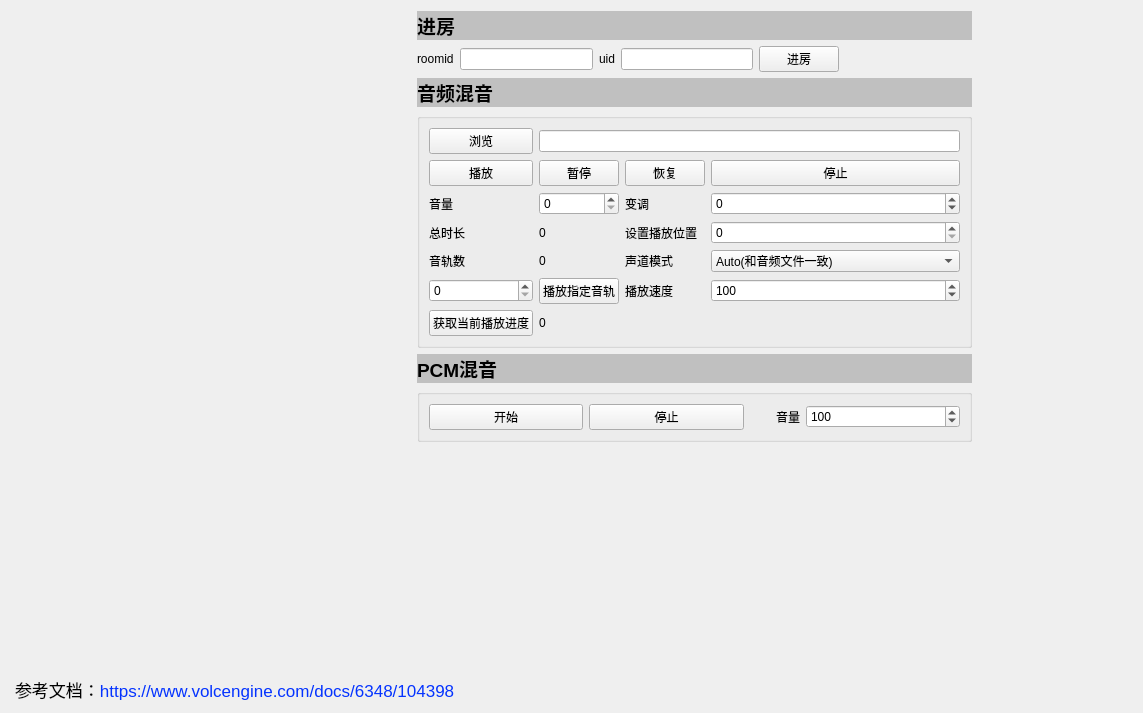
<?xml version="1.0" encoding="UTF-8"?>
<ui version="4.0">
 <class>AudioMixingMedia</class>
 <widget class="QWidget" name="AudioMixingMedia">
  <property name="geometry">
   <rect>
    <x>0</x>
    <y>0</y>
    <width>1143</width>
    <height>713</height>
   </rect>
  </property>
  <property name="windowTitle">
   <string>Form</string>
  </property>
  <property name="styleSheet">
   <string notr="true"/>
  </property>
  <layout class="QVBoxLayout" name="verticalLayout_3" stretch="5,2,1">
   <item>
    <layout class="QHBoxLayout" name="horizontalLayout_2">
     <item>
      <layout class="QVBoxLayout" name="verticalLayout">
       <item>
        <widget class="UserWidget" name="widget" native="true">
         <property name="minimumSize">
          <size>
           <width>400</width>
           <height>400</height>
          </size>
         </property>
        </widget>
       </item>
      </layout>
     </item>
     <item>
      <layout class="QVBoxLayout" name="verticalLayout_2">
       <item>
        <widget class="QLabel" name="label_13">
         <property name="sizePolicy">
          <sizepolicy hsizetype="Preferred" vsizetype="Preferred">
           <horstretch>0</horstretch>
           <verstretch>0</verstretch>
          </sizepolicy>
         </property>
         <property name="maximumSize">
          <size>
           <width>16777215</width>
           <height>30</height>
          </size>
         </property>
         <property name="palette">
          <palette>
           <active>
            <colorrole role="Window">
             <brush brushstyle="SolidPattern">
              <color alpha="255">
               <red>192</red>
               <green>192</green>
               <blue>192</blue>
              </color>
             </brush>
            </colorrole>
           </active>
           <inactive>
            <colorrole role="Window">
             <brush brushstyle="SolidPattern">
              <color alpha="255">
               <red>192</red>
               <green>192</green>
               <blue>192</blue>
              </color>
             </brush>
            </colorrole>
           </inactive>
           <disabled>
            <colorrole role="Window">
             <brush brushstyle="SolidPattern">
              <color alpha="255">
               <red>192</red>
               <green>192</green>
               <blue>192</blue>
              </color>
             </brush>
            </colorrole>
           </disabled>
          </palette>
         </property>
         <property name="font">
          <font>
           <pointsize>14</pointsize>
           <bold>true</bold>
          </font>
         </property>
         <property name="autoFillBackground">
          <bool>true</bool>
         </property>
         <property name="text">
          <string>进房</string>
         </property>
        </widget>
       </item>
       <item>
        <layout class="QHBoxLayout" name="horizontalLayout">
         <item>
          <widget class="QLabel" name="label_8">
           <property name="text">
            <string>roomid</string>
           </property>
          </widget>
         </item>
         <item>
          <widget class="QLineEdit" name="lineEdit_room"/>
         </item>
         <item>
          <widget class="QLabel" name="label_9">
           <property name="text">
            <string>uid</string>
           </property>
          </widget>
         </item>
         <item>
          <widget class="QLineEdit" name="lineEdit_uid"/>
         </item>
         <item>
          <widget class="QPushButton" name="btn_join">
           <property name="text">
            <string>进房</string>
           </property>
          </widget>
         </item>
         <item>
          <spacer name="horizontalSpacer">
           <property name="orientation">
            <enum>Qt::Horizontal</enum>
           </property>
           <property name="sizeHint" stdset="0">
            <size>
             <width>40</width>
             <height>20</height>
            </size>
           </property>
          </spacer>
         </item>
        </layout>
       </item>
       <item>
        <widget class="QLabel" name="label_14">
         <property name="sizePolicy">
          <sizepolicy hsizetype="Preferred" vsizetype="Preferred">
           <horstretch>0</horstretch>
           <verstretch>0</verstretch>
          </sizepolicy>
         </property>
         <property name="maximumSize">
          <size>
           <width>16777215</width>
           <height>30</height>
          </size>
         </property>
         <property name="palette">
          <palette>
           <active>
            <colorrole role="Window">
             <brush brushstyle="SolidPattern">
              <color alpha="255">
               <red>192</red>
               <green>192</green>
               <blue>192</blue>
              </color>
             </brush>
            </colorrole>
           </active>
           <inactive>
            <colorrole role="Window">
             <brush brushstyle="SolidPattern">
              <color alpha="255">
               <red>192</red>
               <green>192</green>
               <blue>192</blue>
              </color>
             </brush>
            </colorrole>
           </inactive>
           <disabled>
            <colorrole role="Window">
             <brush brushstyle="SolidPattern">
              <color alpha="255">
               <red>192</red>
               <green>192</green>
               <blue>192</blue>
              </color>
             </brush>
            </colorrole>
           </disabled>
          </palette>
         </property>
         <property name="font">
          <font>
           <pointsize>14</pointsize>
           <bold>true</bold>
          </font>
         </property>
         <property name="autoFillBackground">
          <bool>true</bool>
         </property>
         <property name="text">
          <string>音频混音</string>
         </property>
        </widget>
       </item>
       <item>
        <widget class="QGroupBox" name="groupBox">
         <property name="title">
          <string/>
         </property>
         <layout class="QGridLayout" name="gridLayout">
          <item row="2" column="3">
           <widget class="QPushButton" name="btn_stop">
            <property name="text">
             <string>停止</string>
            </property>
           </widget>
          </item>
          <item row="6" column="3">
           <widget class="QSpinBox" name="spinBox_speed">
            <property name="minimum">
             <number>50</number>
            </property>
            <property name="maximum">
             <number>200</number>
            </property>
            <property name="value">
             <number>100</number>
            </property>
           </widget>
          </item>
          <item row="5" column="1">
           <widget class="QLabel" name="label_track">
            <property name="text">
             <string>0</string>
            </property>
           </widget>
          </item>
          <item row="7" column="1">
           <widget class="QLabel" name="label_time">
            <property name="text">
             <string>0</string>
            </property>
           </widget>
          </item>
          <item row="3" column="0">
           <widget class="QLabel" name="label">
            <property name="text">
             <string>音量</string>
            </property>
           </widget>
          </item>
          <item row="1" column="1" colspan="3">
           <widget class="QLineEdit" name="lineEdit_url"/>
          </item>
          <item row="4" column="1">
           <widget class="QLabel" name="label_duration">
            <property name="text">
             <string>0</string>
            </property>
           </widget>
          </item>
          <item row="5" column="0">
           <widget class="QLabel" name="label_4">
            <property name="text">
             <string>音轨数</string>
            </property>
           </widget>
          </item>
          <item row="4" column="2">
           <widget class="QLabel" name="label_3">
            <property name="text">
             <string>设置播放位置</string>
            </property>
           </widget>
          </item>
          <item row="3" column="1">
           <widget class="QSpinBox" name="spinBox_volume">
            <property name="maximum">
             <number>400</number>
            </property>
           </widget>
          </item>
          <item row="5" column="2">
           <widget class="QLabel" name="label_5">
            <property name="text">
             <string>声道模式</string>
            </property>
           </widget>
          </item>
          <item row="5" column="3">
           <widget class="QComboBox" name="comboBox_mode">
            <item>
             <property name="text">
              <string>Auto(和音频文件一致)</string>
             </property>
            </item>
            <item>
             <property name="text">
              <string>Left(听音频文件中左声道的音频)</string>
             </property>
            </item>
            <item>
             <property name="text">
              <string>Right(听音频文件中右声道的音频)</string>
             </property>
            </item>
            <item>
             <property name="text">
              <string>Mix(同时听到音频文件中左右声道的音频)</string>
             </property>
            </item>
           </widget>
          </item>
          <item row="4" column="3">
           <widget class="QSpinBox" name="spinBox_pos">
            <property name="minimum">
             <number>0</number>
            </property>
            <property name="maximum">
             <number>1111111111</number>
            </property>
           </widget>
          </item>
          <item row="3" column="2">
           <widget class="QLabel" name="label_2">
            <property name="text">
             <string>变调</string>
            </property>
           </widget>
          </item>
          <item row="2" column="1">
           <widget class="QPushButton" name="btn_pause">
            <property name="text">
             <string>暂停</string>
            </property>
           </widget>
          </item>
          <item row="7" column="0">
           <widget class="QPushButton" name="btn_getTime">
            <property name="text">
             <string>获取当前播放进度</string>
            </property>
           </widget>
          </item>
          <item row="3" column="3">
           <widget class="QSpinBox" name="spinBox_pitch">
            <property name="minimum">
             <number>-12</number>
            </property>
            <property name="maximum">
             <number>12</number>
            </property>
           </widget>
          </item>
          <item row="6" column="0">
           <widget class="QSpinBox" name="spinBox_track">
            <property name="maximum">
             <number>10</number>
            </property>
           </widget>
          </item>
          <item row="6" column="1">
           <widget class="QPushButton" name="btn_setTrack">
            <property name="text">
             <string>播放指定音轨</string>
            </property>
           </widget>
          </item>
          <item row="2" column="0">
           <widget class="QPushButton" name="btn_play">
            <property name="text">
             <string>播放</string>
            </property>
           </widget>
          </item>
          <item row="4" column="0">
           <widget class="QLabel" name="label_7">
            <property name="text">
             <string>总时长</string>
            </property>
           </widget>
          </item>
          <item row="6" column="2">
           <widget class="QLabel" name="label_6">
            <property name="text">
             <string>播放速度</string>
            </property>
           </widget>
          </item>
          <item row="2" column="2">
           <widget class="QPushButton" name="btn_resume">
            <property name="text">
             <string>恢复</string>
            </property>
           </widget>
          </item>
          <item row="1" column="0">
           <widget class="QPushButton" name="btn_browser">
            <property name="text">
             <string>浏览</string>
            </property>
           </widget>
          </item>
         </layout>
        </widget>
       </item>
       <item>
        <widget class="QLabel" name="label_15">
         <property name="sizePolicy">
          <sizepolicy hsizetype="Preferred" vsizetype="Preferred">
           <horstretch>0</horstretch>
           <verstretch>0</verstretch>
          </sizepolicy>
         </property>
         <property name="maximumSize">
          <size>
           <width>16777215</width>
           <height>30</height>
          </size>
         </property>
         <property name="palette">
          <palette>
           <active>
            <colorrole role="Window">
             <brush brushstyle="SolidPattern">
              <color alpha="255">
               <red>192</red>
               <green>192</green>
               <blue>192</blue>
              </color>
             </brush>
            </colorrole>
           </active>
           <inactive>
            <colorrole role="Window">
             <brush brushstyle="SolidPattern">
              <color alpha="255">
               <red>192</red>
               <green>192</green>
               <blue>192</blue>
              </color>
             </brush>
            </colorrole>
           </inactive>
           <disabled>
            <colorrole role="Window">
             <brush brushstyle="SolidPattern">
              <color alpha="255">
               <red>192</red>
               <green>192</green>
               <blue>192</blue>
              </color>
             </brush>
            </colorrole>
           </disabled>
          </palette>
         </property>
         <property name="font">
          <font>
           <pointsize>14</pointsize>
           <bold>true</bold>
          </font>
         </property>
         <property name="autoFillBackground">
          <bool>true</bool>
         </property>
         <property name="text">
          <string>PCM混音</string>
         </property>
        </widget>
       </item>
       <item>
        <widget class="QGroupBox" name="groupBox_2">
         <property name="title">
          <string/>
         </property>
         <layout class="QGridLayout" name="gridLayout_2">
          <item row="0" column="4">
           <widget class="QSpinBox" name="spinBox_pcm_volume">
            <property name="maximum">
             <number>400</number>
            </property>
            <property name="value">
             <number>100</number>
            </property>
           </widget>
          </item>
          <item row="0" column="2">
           <widget class="QPushButton" name="btn_pcm_stop">
            <property name="text">
             <string>停止</string>
            </property>
           </widget>
          </item>
          <item row="0" column="3">
           <widget class="QLabel" name="label_10">
            <property name="maximumSize">
             <size>
              <width>50</width>
              <height>16777215</height>
             </size>
            </property>
            <property name="text">
             <string>音量</string>
            </property>
            <property name="alignment">
             <set>Qt::AlignRight|Qt::AlignTrailing|Qt::AlignVCenter</set>
            </property>
           </widget>
          </item>
          <item row="0" column="0">
           <widget class="QPushButton" name="btn_pcm_start">
            <property name="text">
             <string>开始</string>
            </property>
           </widget>
          </item>
         </layout>
        </widget>
       </item>
       <item>
        <spacer name="verticalSpacer_2">
         <property name="orientation">
          <enum>Qt::Vertical</enum>
         </property>
         <property name="sizeHint" stdset="0">
          <size>
           <width>20</width>
           <height>40</height>
          </size>
         </property>
        </spacer>
       </item>
      </layout>
     </item>
     <item>
      <spacer name="horizontalSpacer_2">
       <property name="orientation">
        <enum>Qt::Horizontal</enum>
       </property>
       <property name="sizeHint" stdset="0">
        <size>
         <width>40</width>
         <height>20</height>
        </size>
       </property>
      </spacer>
     </item>
    </layout>
   </item>
   <item>
    <widget class="LogWidget" name="widget_log" native="true"/>
   </item>
   <item>
    <widget class="QTextEdit" name="textEdit">
     <property name="maximumSize">
      <size>
       <width>16777215</width>
       <height>20</height>
      </size>
     </property>
     <property name="styleSheet">
      <string notr="true">background-color: rgba(255, 255, 255, 0);</string>
     </property>
     <property name="frameShape">
      <enum>QFrame::NoFrame</enum>
     </property>
     <property name="verticalScrollBarPolicy">
      <enum>Qt::ScrollBarAlwaysOff</enum>
     </property>
     <property name="horizontalScrollBarPolicy">
      <enum>Qt::ScrollBarAlwaysOff</enum>
     </property>
     <property name="html">
      <string>&lt;!DOCTYPE HTML PUBLIC &quot;-//W3C//DTD HTML 4.0//EN&quot; &quot;http://www.w3.org/TR/REC-html40/strict.dtd&quot;&gt;
&lt;html&gt;&lt;head&gt;&lt;meta name=&quot;qrichtext&quot; content=&quot;1&quot; /&gt;&lt;meta charset=&quot;utf-8&quot; /&gt;&lt;style type=&quot;text/css&quot;&gt;
p, li { white-space: pre-wrap; }
hr { height: 1px; border-width: 0; }
&lt;/style&gt;&lt;/head&gt;&lt;body style=&quot; font-family:'Microsoft YaHei UI'; font-size:9pt; font-weight:400; font-style:normal;&quot;&gt;
&lt;p style=&quot; margin-top:0px; margin-bottom:0px; margin-left:0px; margin-right:0px; -qt-block-indent:0; text-indent:0px;&quot;&gt;&lt;span style=&quot; font-family:'.AppleSystemUIFont'; font-size:13pt;&quot;&gt;参考文档：&lt;/span&gt;&lt;span style=&quot; font-family:'.AppleSystemUIFont'; font-size:13pt; color:#0433ff;&quot;&gt;https://www.volcengine.com/docs/6348/104398&lt;/span&gt;&lt;/p&gt;&lt;/body&gt;&lt;/html&gt;</string>
     </property>
    </widget>
   </item>
  </layout>
 </widget>
 <customwidgets>
  <customwidget>
   <class>LogWidget</class>
   <extends>QWidget</extends>
   <header location="global">LogWidget.h</header>
   <container>1</container>
  </customwidget>
  <customwidget>
   <class>UserWidget</class>
   <extends>QWidget</extends>
   <header>UserWidget.h</header>
   <container>1</container>
  </customwidget>
 </customwidgets>
 <resources/>
 <connections/>
</ui>
